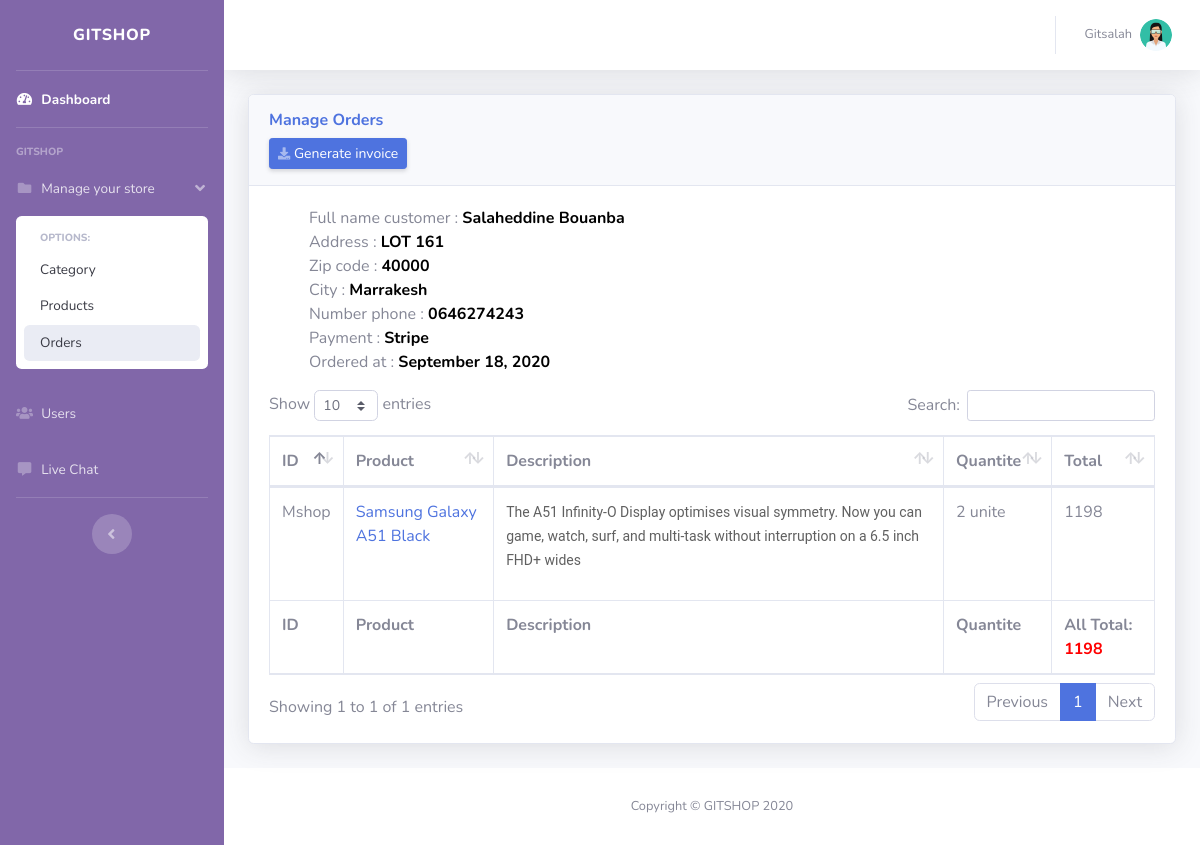
Page /backoffice/orders/showOrder.php?orderNum=Mshop (signed in) on the committed database.
### tables this page shows
CREATE TABLE `orders` (
  `idOrder` int(11) NOT NULL,
  `orderNumber` varchar(255) NOT NULL,
  `status` varchar(255) NOT NULL,
  `firstname` varchar(255) NOT NULL,
  `lastname` varchar(255) NOT NULL,
  `address` varchar(255) NOT NULL,
  `zip` varchar(255) NOT NULL,
  `city` varchar(255) NOT NULL,
  `phone_number` varchar(255) NOT NULL,
  `email` varchar(255) NOT NULL,
  `idU` int(11) NOT NULL,
  `idP` int(11) NOT NULL,
  `qte` varchar(255) NOT NULL,
  `calculated` tinyint(4) NOT NULL,
  `created_at` timestamp NOT NULL DEFAULT current_timestamp() ON UPDATE current_timestamp(),
  `price` varchar(255) NOT NULL,
  `stripe` tinyint(4) NOT NULL,
  `cod` tinyint(4) NOT NULL
);

CREATE TABLE `product_history` (
  `idP` int(11) NOT NULL,
  `nameProduct` varchar(255) NOT NULL,
  `Price` varchar(255) NOT NULL,
  `Qte` varchar(255) NOT NULL,
  `Image` varchar(255) NOT NULL,
  `Image2` varchar(255) NOT NULL,
  `description` varchar(255) NOT NULL,
  `idC` varchar(255) NOT NULL
);

### app/models/db.php (called while the page is built, shortened)
<?php
class CRUD extends DB
{
    public function selectOne($table, $condition)
    {
        $conn = $this->connect();
        $sql = "SELECT * FROM $table";
        $i = 0;
        foreach ($condition as $key => $value) {
            if ($i === 0) {
                $sql = $sql . " WHERE $key=?";
            } else {
                $sql = $sql . " AND $key=?";
            }
            $i++;
        }
        $sql = $sql . " LIMIT 1";
        $stmt = $conn->prepare($sql);
        $value = array_values($condition);
        $type = str_repeat('s', count($value));
        $stmt->bind_param($type, ...$value);
        $stmt->execute();
        $records = $stmt->get_result()->fetch_assoc();
        return $records;
    }
    public function selectAll($table, $condition = [])
    {
        $conn = $this->connect();
        $sql = "SELECT * FROM $table";
        if (empty($condition)) {
            $stmt = $conn->prepare($sql);
            $stmt->execute();
            $records = $stmt->get_result()->fetch_all(MYSQLI_ASSOC);
            return $records;
        } else {
            $i = 0;
            foreach ($condition as $key => $value) {
                if ($i === 0) {
                    $sql = $sql . " WHERE $key=?";
                } else {
                    $sql = $sql . " AND $key=?";
                }
                $i++;
            }
            $stmt = $conn->prepare($sql);
            $value = array_values($condition);
            $type = str_repeat('s', count($value));
            $stmt->bind_param($type, ...$value);
            $stmt->execute();
            $records = $stmt->get_result()->fetch_all(MYSQLI_ASSOC);
            return $records;
        }
    }
}

### app/controllers/orders.php (called while the page is built, shortened)
<?php
$crud = new CRUD();
if(isset($_GET['orderNum'])){
    $orderDetail = $crud->selectAll('orders', ['orderNumber' => $_GET['orderNum']]);
    $zipCode = $orderDetail[0]['zip'];
    $nameCustomer = $orderDetail[0]['firstname'].' ' .$orderDetail[0]['lastname'];
    $addressCustomer = $orderDetail[0]['address'];
    $cityCustomer = $orderDetail[0]['city'];
      $phoneCustomer = $orderDetail[0]['phone_number'];
      if($orderDetail[0]['stripe'] == 1){$payCustomer = "stripe";}else{$payCustomer = "cash on delivery";}
    $timeOrder = date('F j, Y', strtotime($orderDetail[0]['created_at']));
}

### backoffice/orders/showOrder.php (the view, shortened to what this page needs)
<?php
include('../../app/models/db.php');
include('../../app/controllers/orders.php')
?>
<!DOCTYPE html>
<html lang="en">
<head>
    <link href="../vendor/fontawesome-free/css/all.min.css" rel="stylesheet" type="text/css">
    <link href="../css/sb-admin-2.min.css" rel="stylesheet">
    <link href="../vendor/datatables/dataTables.bootstrap4.min.css" rel="stylesheet">
</head>
<body id="page-top">
    <div id="wrapper">
        <ul style="background:#8167A9" class="navbar-nav  sidebar sidebar-dark accordion" id="accordionSidebar">
            <a class="sidebar-brand d-flex align-items-center justify-content-center" href="../dashboard.php">
                <div class="sidebar-brand-text mx-3">GITSHOP</div>
            </a>
            <hr class="sidebar-divider my-0">
            <li class="nav-item active">
                <a class="nav-link" href="../dashboard.php">
                    <i class="fas fa-fw fa-tachometer-alt"></i>
                    <span>Dashboard</span></a>
            </li>
            <hr class="sidebar-divider">
            <div class="sidebar-heading">
                GITSHOP
            </div>
            <li class="nav-item">
                <a class="nav-link " href="#" data-toggle="collapse" data-target="#collapsePages" aria-expanded="true" aria-controls="collapsePages">
                    <i class="fas fa-fw fa-folder"></i>
                    <span>Manage your store</span>
                </a>
                <div id="collapsePages" class="collapse show" aria-labelledby="headingPages" data-parent="#accordionSidebar">
                    <div class="bg-white py-2 collapse-inner rounded">
                        <h6 class="collapse-header">Options:</h6>
                        <a class="collapse-item" href="../category">Category</a>
                        <a class="collapse-item" href="../products">Products</a>
                        <a class="collapse-item" style="background-color: #eaecf4;" href="index.php">Orders</a>
                    </div>
                </div>
            </li>
            <li class="nav-item">
                <a class="nav-link" href="../users">
                    <i class="fas fa-fw fa-users"></i>
                    <span>Users</span></a>
            </li>
            <li class="nav-item">
        <a class="nav-link" href="../livechat">
          <i class="fas fa-fw fa-comment-alt"></i>
          <span>Live Chat</span></a>
      </li>
            <hr class="sidebar-divider d-none d-md-block">
            <div class="text-center d-none d-md-inline">
                <button class="rounded-circle border-0" id="sidebarToggle"></button>
            </div>
        </ul>
        <div id="content-wrapper" class="d-flex flex-column">
            <div id="content">
                <nav class="navbar navbar-expand navbar-light bg-white topbar mb-4 static-top shadow">
                    <ul class="navbar-nav ml-auto">
                        <li class="nav-item dropdown no-arrow">
                            <a class="nav-link dropdown-toggle" href="#" id="userDropdown" role="button" data-toggle="dropdown" aria-haspopup="true" aria-expanded="false">
                                <span class="mr-2 d-none d-lg-inline text-gray-600 small text-capitalize">
                                    <?php echo $_SESSION['Admin'] ?></span>
                                <img class="img-profile rounded-circle" src="../img/avatar.png">
                            </a>
                        </li>
                    </ul>
                </nav>
                <div class="container-fluid">
                    <div class="card shadow mb-4">
                        <div class="card-header py-3">
                            <h6 class="m-0 font-weight-bold text-primary mb-2">Manage Orders</h6>
                            <a href="showOrder.php?invoice=<?php echo $_GET['orderNum'] ?>" class="d-none d-sm-inline-block btn btn-sm btn-primary shadow-sm"><i class="fas fa-download fa-sm text-white-50"></i> Generate invoice</a>
                        </div>
                        <div class="card-body">
                            <ul style="list-style-type: none;">
                                <li>Full name customer : <b style="text-transform: capitalize;color:black"><?php echo $nameCustomer ?></b></li>
                                <li>Address : <b style="text-transform: capitalize;color:black"><?php echo $addressCustomer ?></b></li>
                                <li>Zip code : <b style="text-transform: capitalize;color:black"><?php echo $zipCode ?></b></li>
                                <li>City : <b style="text-transform: capitalize;color:black"><?php echo $cityCustomer ?></b></li>
                                <li>Number phone : <b style="text-transform: capitalize;color:black"><?php echo $phoneCustomer ?></b></li>
                                <li>Payment : <b style="text-transform: capitalize;color:black"><?php echo $payCustomer ?></b></li>
                                <li>Ordered at : <b style="text-transform: capitalize;color:black"><?php echo $timeOrder ?></b></li>
                            </ul>
                            <div class="table-responsive">
                                <table class="table table-bordered" id="dataTable" width="100%" cellspacing="0">
                                    <thead>
                                        <tr>
                                        <th>ID</th>
										<th>Product</th>
										<th>Description</th>
										<th>Quantite</th>
										<th>Total</th>
                                        </tr>
                                    </thead>
                                    <tbody>
                                    <?php $totalOrder = 0;
                                     ?>
                                        <?php foreach($orderDetail as $orderD): ?>
                                            <tr>
                                                <td> <?php echo $_GET['orderNum'] ?></td>
                                                <td><a href="#"><?php $prname =  $crud->selectOne('product_history', ['idP' => $orderD['idP']]); echo $prname['nameProduct']?></a></td>
                                                <td><?php echo $prname['description'] ?></td>
                                                <td>
                                                <?php echo $orderD['qte'] . ' unite';?>
                                                </td>
                                                <td> <?php echo $totalUnite = ($orderD['qte'] * $prname['Price']) ?><?php $totalOrder = $totalOrder + ($orderD['qte'] * $prname['Price']); ?></td>
                                            </tr>
                                        <?php endforeach; ?>
                                        <tfoot>
                                        <tr>
                                        <th>ID</th>
										<th>Product</th>
										<th>Description</th>
										<th>Quantite</th>
										<th>All Total: <span style="color:red"><?php echo $totalOrder ?></span></th>
                                        </tr>
                                    </tfoot>
                                    </tbody>
                                </table>
                            </div>
                        </div>
                    </div>
                </div>
            </div>
            <footer class="sticky-footer bg-white">
                <div class="container my-auto">
                    <div class="copyright text-center my-auto">
                        <span>Copyright &copy; GITSHOP 2020</span>
                    </div>
                </div>
            </footer>
        </div>
    </div>
</body>
</html>

### backoffice/orders/showOrder.php (style rules this page uses)
a { text-decoration: none !important; }

### rows in the picture
orders: nameCustomer "Salaheddine Bouanba", address "LOT 161", zip "40000", city "Marrakesh", phone_number "0646274243", stripe "Stripe", created_at "September 18, 2020", idP.nameProduct "Samsung Galaxy A51 Black", idP.description "The A51 Infinity-O Display optimises visual symmetry. Now you can game, watch, surf, and multi-task without interruption on a 6.5 inch FHD+ wides", qte "2", $totalUnite=($orderD['qte']*$prname['Price']) "1198"

### other values in the picture
$_SESSION['Admin'] "Gitsalah"
$totalOrder "1198"
